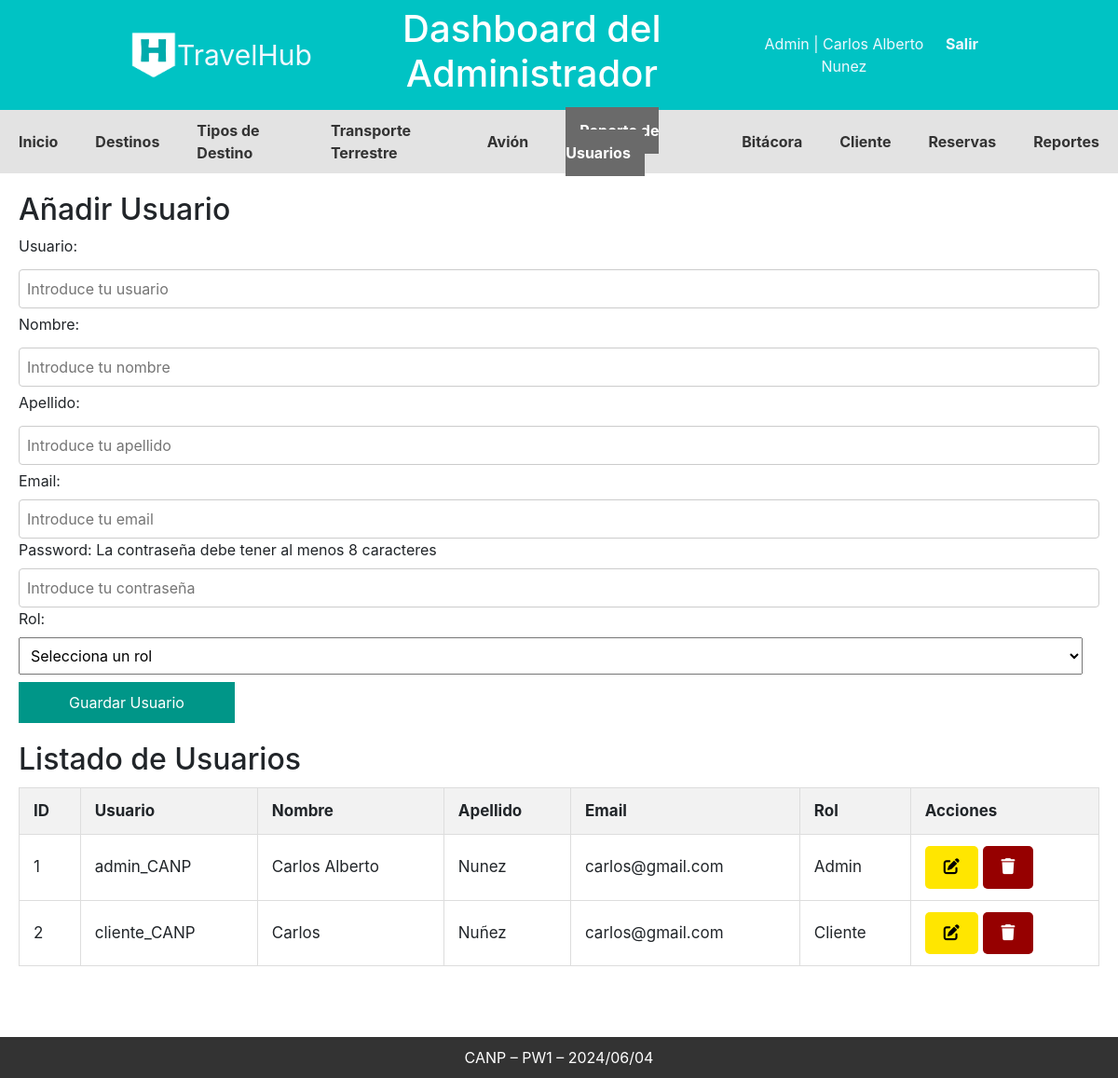
/Admin/CANP_ReporteUsuarios (signed in), run on the app's committed database.
### tables this page shows
CREATE TABLE `tblusuarios` (
  `Id_usuario` int(11) NOT NULL,
  `Usuario` varchar(255) NOT NULL,
  `Nombre` varchar(50) NOT NULL,
  `Apellido` varchar(50) NOT NULL,
  `Email` varchar(100) NOT NULL,
  `Password` varchar(255) NOT NULL,
  `Rol` int(11) NOT NULL
);

CREATE TABLE `tblroles` (
  `Id_rol` int(11) NOT NULL,
  `rol` varchar(255) NOT NULL
);

### Controllers/templateCtr.php (called while the page is built)
<?php
class Template
{
    public static function templateCtr()
    {
        include 'Views/plantilla.php';
    }
}

### index.php (called while the page is built, shortened)
<?php
include_once "Controllers/templateCtr.php";
include_once "Controllers/usuariosCtr.php";
include_once "Models/usuariosMdl.php";
$template = new Template();
$template->templateCtr();

### Models/CANP_conexion.php (called while the page is built, shortened)
<?php
class Conexion {
    public static function conectar() {
        try {
            $dsn = sprintf('mysql:host=%s;dbname=%s;charset=utf8', self::DB_HOST, self::DB_NAME);
            $link = new PDO($dsn, self::DB_USER, self::DB_PASSWORD, self::DB_OPTIONS);
            return $link;
        } catch (PDOException $e) {
            error_log('Error de conexión: ' . $e->getMessage());
            return null;
        }
    }
}

### Models/usuariosMdl.php (called while the page is built, shortened)
<?php
require_once "CANP_conexion.php";
class UsuariosMdl {
    public static function canp_leer_usuarios_mdl() {
        $stmt = Conexion::conectar()->prepare("SELECT * FROM tblusuarios");
        $stmt->execute();
        return $stmt->fetchAll();
    }
    public static function canp_leer_rol_id_mdl($rol) {
        $stmt = Conexion::conectar()->prepare("SELECT * FROM tblroles WHERE Id_rol = :id_rol");
        $stmt->bindParam(":id_rol", $rol, PDO::PARAM_INT);
        $stmt->execute();
        return $stmt->fetch();
    }
}

### Controllers/usuariosCtr.php (called while the page is built, shortened)
<?php
class UsuariosCtr {
    public static function canp_leer_usuarios_ctr() {
        $respuesta = UsuariosMdl::canp_leer_usuarios_mdl();
        return $respuesta;
    }
 public static function canp_leer_rol_id_ctr($rol) {
    $respuesta = UsuariosMdl::canp_leer_rol_id_mdl($rol);
    return $respuesta;
}
}

### Admin/CANP_ReporteUsuarios.php (the view, shortened to what this page needs)
<?php
include 'Components/cabeceraAdmin.php';
include 'Components/navAdmin.php'
?>
    <div class="contenedor">
    <h2>Añadir Usuario</h2>
    <form id="formUsuario" class="formUsuario" method="post" enctype="multipart/form-data">
        <label for="usuario">Usuario:   <div class="tooltip required"> *<span class="tooltiptext">Campo obligatorio</span></div></label>
        <input type="text" id="usuario" name="usuario" placeholder="Introduce tu usuario">
        <label for="nombre">Nombre: <div class="tooltip required"> *<span class="tooltiptext">Campo obligatorio</span></div></label>
        <input type="text" id="nombre" name="nombre" placeholder="Introduce tu nombre">
        <label for="apellido">Apellido: <div class="tooltip required"> *<span class="tooltiptext">Campo obligatorio</span></div></label>
        <input type="text" id="apellido" name="apellido" placeholder="Introduce tu apellido">
        <label for="email">Email:   <div class="tooltip required"> *<span class="tooltiptext">Campo obligatorio</span></div></label>
        <input type="email" id="email" name="email" placeholder="Introduce tu email">
        <label for="password">Password: La contraseña debe tener al menos 8 caracteres <div class="tooltip required"> *<span class="tooltiptext">Campo obligatorio</span></div></label>
        <input type="password" id="password" name="password" placeholder="Introduce tu contraseña">
        <label for="rol">Rol:   <div class="tooltip required"> *<span class="tooltiptext">Campo obligatorio</span></div></label>
        <select id="rol" name="rol" >
            <option value="">Selecciona un rol</option>
        </select>
        <button type="submit" class="btnformulario mt-2" id="btnGuardar">Guardar Usuario</button>
    </form>
<h2>Listado de Usuarios</h2>
        <table class="tblUsuarios">
            <thead>
                <tr>
                    <th>ID</th>
                    <th>Usuario</th>
                    <th>Nombre</th>
                    <th>Apellido</th>
                    <th>Email</th>
                    <th>Rol</th>
                    <th>Acciones</th>
                </tr>
            </thead>
            <tbody>
                <?php
                    $usuarios = UsuariosCtr::canp_leer_usuarios_ctr();
                    foreach ($usuarios as $key => $usuario) {
                            $rol = UsuariosCtr::canp_leer_rol_id_ctr($usuario["Rol"]);
                      echo '
                      <tr>
                            <td>'.($key+1).'</td>
                            <td>'.$usuario["Usuario"].'</td>
                            <td>'.$usuario["Nombre"].'</td>
                            <td>'.$usuario["Apellido"].'</td>
                            <td>'.$usuario["Email"].'</td>
                            <td>'.$rol["rol"].'</td>
                            <td>
                           <button class="edit editarUsuario" editarUsuario="'.$usuario["Id_usuario"].'"> <i class="fa-solid fa-pen-to-square"></i></button>
                           <button class="delete eliminarUsuario" eliminarUsuario="'.$usuario["Id_usuario"].'" ><i class="fa-solid fa-trash"></i></button>
                           </td>
                            </td>
                       </tr>
                      ';
                    }
                ?>
            </tbody>
        </table>
</div>

### Views/css/styles.css (style rules this page uses)
* { margin: 0; padding: 0; box-sizing: border-box; }
.mt-2 { margin-top: 10px; }
body { font-family: Roboto; height: 100vh; }
.contenedor { padding: 20px; }
h2 { font-size: 50px; }
form { margin-bottom: 20px; }
input[type="text"], input[type="date"], select { margin: 5px 0; padding: 8px; width: calc(100% - 18px); }
.edit { padding: 10px 20px; background-color: #ffe600; color: black; border: none; cursor: pointer; border-radius: 5px; }
.delete { padding: 10px 20px; background-color: #960000; color: white; border: none; cursor: pointer; border-radius: 5px; }
button.btnformulario { padding: 10px 20px; background-color: #009688; color: white; border: none; cursor: pointer; width: 20%; }
table { width: 100%; border-collapse: collapse; margin: 10px 0 100px 0; font-size: 17px; min-width: 400px; }
table th, table td { padding: 12px 15px; border: 1px solid #ddd; text-align: left; }
table th { background-color: #f2f2f2; }
th, td { border: 1px solid #ccc; padding: 8px; text-align: left; }
label { display: block; margin-bottom: 5px; }
input[type="text"], input[type="email"], input[type="password"] { width: 100%; padding: 8px; border: 1px solid #ccc; border-radius: 4px; }
.btnformulario { align-self: flex-start; }

### data on the page
tblusuarios: Usuario "admin_CANP", Nombre "Carlos Alberto", Apellido "Nunez", Email "carlos@gmail.com", Rol.rol "Admin"
tblusuarios: Usuario "cliente_CANP", Nombre "Carlos", Apellido "Nuñez", Email "carlos@gmail.com", Rol.rol "Cliente"

### other printed values
$_SESSION["nombre"] "Carlos Alberto Nunez"
